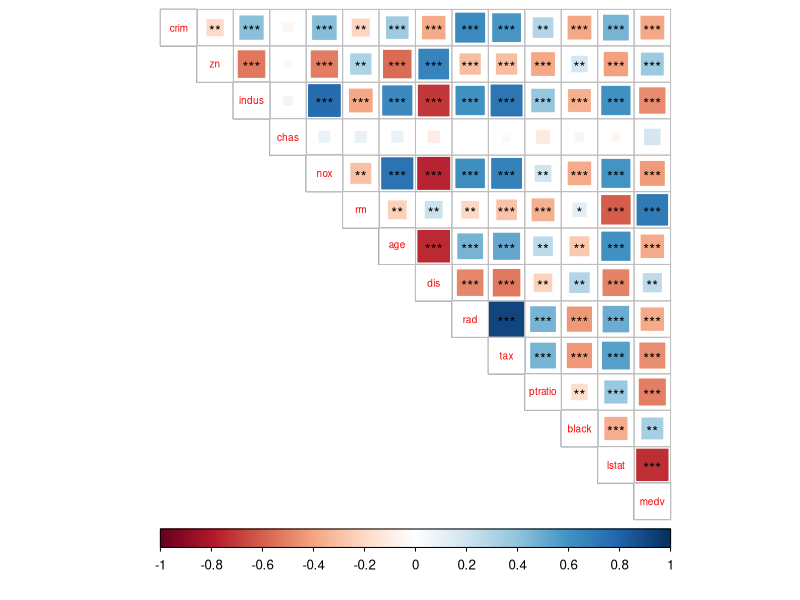
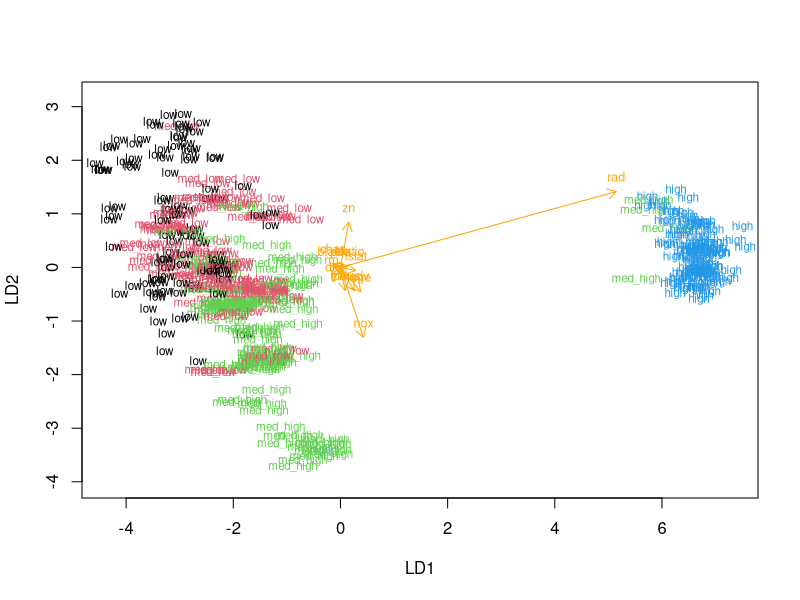

The R source for these figures, in order:
## ---- chunk 1
library(MASS)
library(dplyr)
library(tidyr)
library(corrplot)

data("Boston")

# structure and dimensions of the data
glimpse(Boston)

# summaries of variables
summary(Boston)

# graphical overview

cor_matrix<-cor(Boston) %>% round(digits = 2)

## measuring statistical significance of correlation coefficients
testRes <- cor.mtest(cor_matrix, conf.level = 0.95)

## plotting with significant level stars
corrplot(cor_matrix, p.mat = testRes$p, method="square", type="upper", cl.pos="b", tl.pos="d", tl.cex = 0.6, sig.level = c(0.001, 0.01, 0.05), pch.cex = 0.9, insig = 'label_sig', pch.col = 'black')

## ---- chunk 2
# centering and standardizing variables
boston_scaled <- scale(Boston)

boston_scaled <- as.data.frame(boston_scaled)

summary(boston_scaled)

## ---- chunk 3
# creating a quantile vector
bins <- quantile(boston_scaled$crim)

# creating a categorical variable 'crime'
values <- c("low", "med_low", "med_high", "high")
crime <- cut(boston_scaled$crim, breaks = bins, label = values, include.lowest = TRUE)

# removing original crim from the dataset
boston_scaled <- dplyr::select(boston_scaled, -crim)

# adding the new categorical value to scaled data
boston_scaled <- data.frame(boston_scaled, crime)

summary(boston_scaled$crime)

## ---- chunk 4
# number of rows in the Boston data set 
n <- nrow(boston_scaled)

# selecting randomly 80% of the rows
ind <- sample(n,  size = n * 0.8)

# train set
train <- boston_scaled[ind,]

# test set 
test <- boston_scaled[-ind,]

# saving the correct classes from test data
correct_classes <- test$crime

# removing the crime variable from test data
test <- dplyr::select(test, -crime)
## ---- chunk 5
lda.fit <- lda(crime ~ ., data = train)

# the function for lda biplot arrows
lda.arrows <- function(x, myscale = 1, arrow_heads = 0.1, color = "orange", tex = 0.75, choices = c(1,2)){
  heads <- coef(x)
  arrows(x0 = 0, y0 = 0, 
         x1 = myscale * heads[,choices[1]], 
         y1 = myscale * heads[,choices[2]], col=color, length = arrow_heads)
  text(myscale * heads[,choices], labels = row.names(heads), 
       cex = tex, col=color, pos=3)
}

# target classes as numeric
classes <- as.numeric(train$crime)

# plotting the lda results
plot(lda.fit, dimen = 2, col = classes, pch = classes)
lda.arrows(lda.fit, myscale = 1.5)
